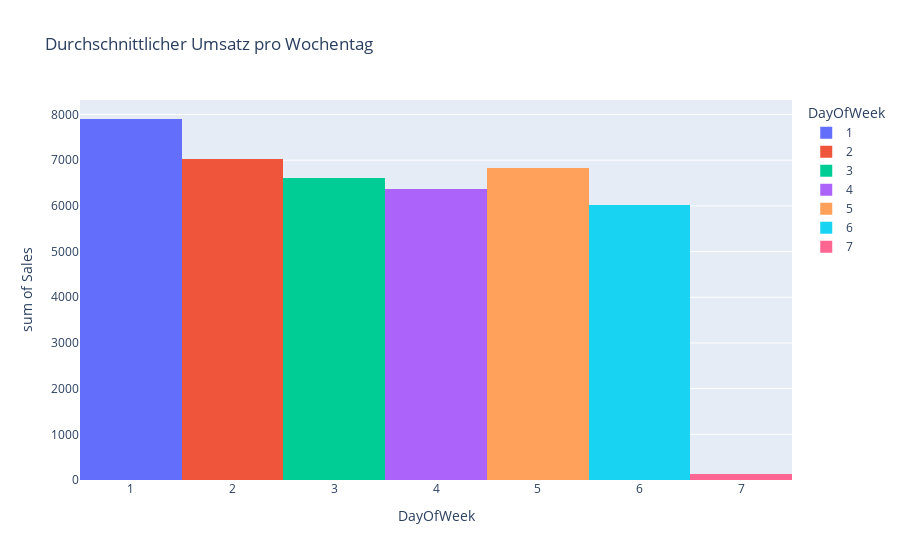

The code cell stored with this chart in its notebook:
### Markdown cell above
Die Analyse der durchschnittlichen täglichen Verkäufe zeigt, dass der Beginn der Woche, insbesondere der Montag, für die Supermarktkette am umsatzstärksten ist, während die Verkaufszahlen gegen das Wochenende hin tendenziell abnehmen. Auffallend ist der deutliche Einbruch der Verkaufszahlen am Sonntag, was darauf hindeutet, dass die meisten Filialen entweder geschlossen sind oder nur sehr begrenzt operieren.

### Code cell
px.histogram(train_df.groupby('DayOfWeek', as_index=False).mean(numeric_only=True), 
    y='Sales', 
    x='DayOfWeek', 
    nbins=7, 
    color='DayOfWeek', 
    title='Durchschnittlicher Umsatz pro Wochentag')

### Figure 1 — Plotly figure (JSON) as saved in the notebook; plotly's stock layout.template omitted (floating-point values rounded to 4 significant figures)
{"data": [{"alignmentgroup": "True", "bingroup": "x", "histfunc": "sum", "hovertemplate": "DayOfWeek=%{x}<br>sum of Sales=%{y}<extra></extra>", "legendgroup": "1", "marker": {"color": "#636efa", "pattern": {"shape": ""}}, "name": "1", "nbinsx": 7, "offsetgroup": "1", "orientation": "v", "showlegend": true, "type": "histogram", "x": [1], "xaxis": "x", "y": [7901.0], "yaxis": "y"}, {"alignmentgroup": "True", "bingroup": "x", "histfunc": "sum", "hovertemplate": "DayOfWeek=%{x}<br>sum of Sales=%{y}<extra></extra>", "legendgroup": "2", "marker": {"color": "#EF553B", "pattern": {"shape": ""}}, "name": "2", "nbinsx": 7, "offsetgroup": "2", "orientation": "v", "showlegend": true, "type": "histogram", "x": [2], "xaxis": "x", "y": [7036.0], "yaxis": "y"}, {"alignmentgroup": "True", "bingroup": "x", "histfunc": "sum", "hovertemplate": "DayOfWeek=%{x}<br>sum of Sales=%{y}<extra></extra>", "legendgroup": "3", "marker": {"color": "#00cc96", "pattern": {"shape": ""}}, "name": "3", "nbinsx": 7, "offsetgroup": "3", "orientation": "v", "showlegend": true, "type": "histogram", "x": [3], "xaxis": "x", "y": [6617.0], "yaxis": "y"}, {"alignmentgroup": "True", "bingroup": "x", "histfunc": "sum", "hovertemplate": "DayOfWeek=%{x}<br>sum of Sales=%{y}<extra></extra>", "legendgroup": "4", "marker": {"color": "#ab63fa", "pattern": {"shape": ""}}, "name": "4", "nbinsx": 7, "offsetgroup": "4", "orientation": "v", "showlegend": true, "type": "histogram", "x": [4], "xaxis": "x", "y": [6370.0], "yaxis": "y"}, {"alignmentgroup": "True", "bingroup": "x", "histfunc": "sum", "hovertemplate": "DayOfWeek=%{x}<br>sum of Sales=%{y}<extra></extra>", "legendgroup": "5", "marker": {"color": "#FFA15A", "pattern": {"shape": ""}}, "name": "5", "nbinsx": 7, "offsetgroup": "5", "orientation": "v", "showlegend": true, "type": "histogram", "x": [5], "xaxis": "x", "y": [6831.0], "yaxis": "y"}, {"alignmentgroup": "True", "bingroup": "x", "histfunc": "sum", "hovertemplate": "DayOfWeek=%{x}<br>sum of Sales=%{y}<extra></extra>", "legendgroup": "6", "marker": {"color": "#19d3f3", "pattern": {"shape": ""}}, "name": "6", "nbinsx": 7, "offsetgroup": "6", "orientation": "v", "showlegend": true, "type": "histogram", "x": [6], "xaxis": "x", "y": [6011.0], "yaxis": "y"}, {"alignmentgroup": "True", "bingroup": "x", "histfunc": "sum", "hovertemplate": "DayOfWeek=%{x}<br>sum of Sales=%{y}<extra></extra>", "legendgroup": "7", "marker": {"color": "#FF6692", "pattern": {"shape": ""}}, "name": "7", "nbinsx": 7, "offsetgroup": "7", "orientation": "v", "showlegend": true, "type": "histogram", "x": [7], "xaxis": "x", "y": [125.5], "yaxis": "y"}], "layout": {"barmode": "relative", "legend": {"title": {"text": "DayOfWeek"}, "tracegroupgap": 0}, "title": {"text": "Durchschnittlicher Umsatz pro Wochentag"}, "xaxis": {"anchor": "y", "categoryarray": [1, 2, 3, 4, 5, 6, 7], "categoryorder": "array", "domain": [0, 1], "title": {"text": "DayOfWeek"}}, "yaxis": {"anchor": "x", "domain": [0, 1], "title": {"text": "sum of Sales"}}}}
